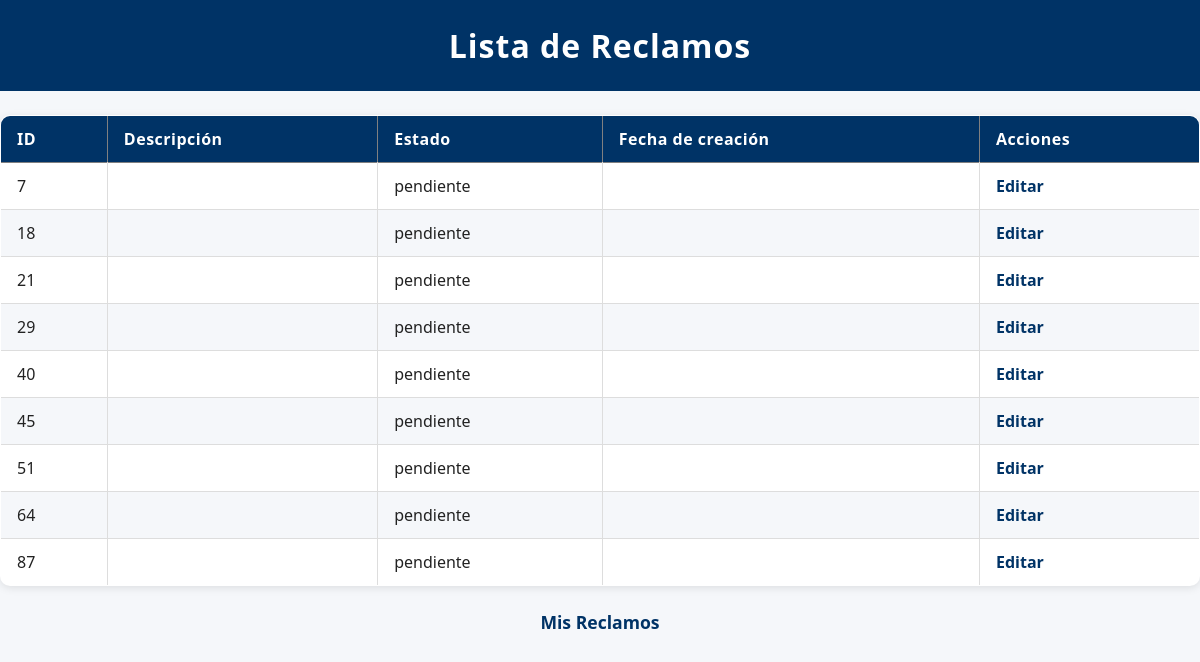
Page /listar_reclamos (signed in) on the earlier database version.
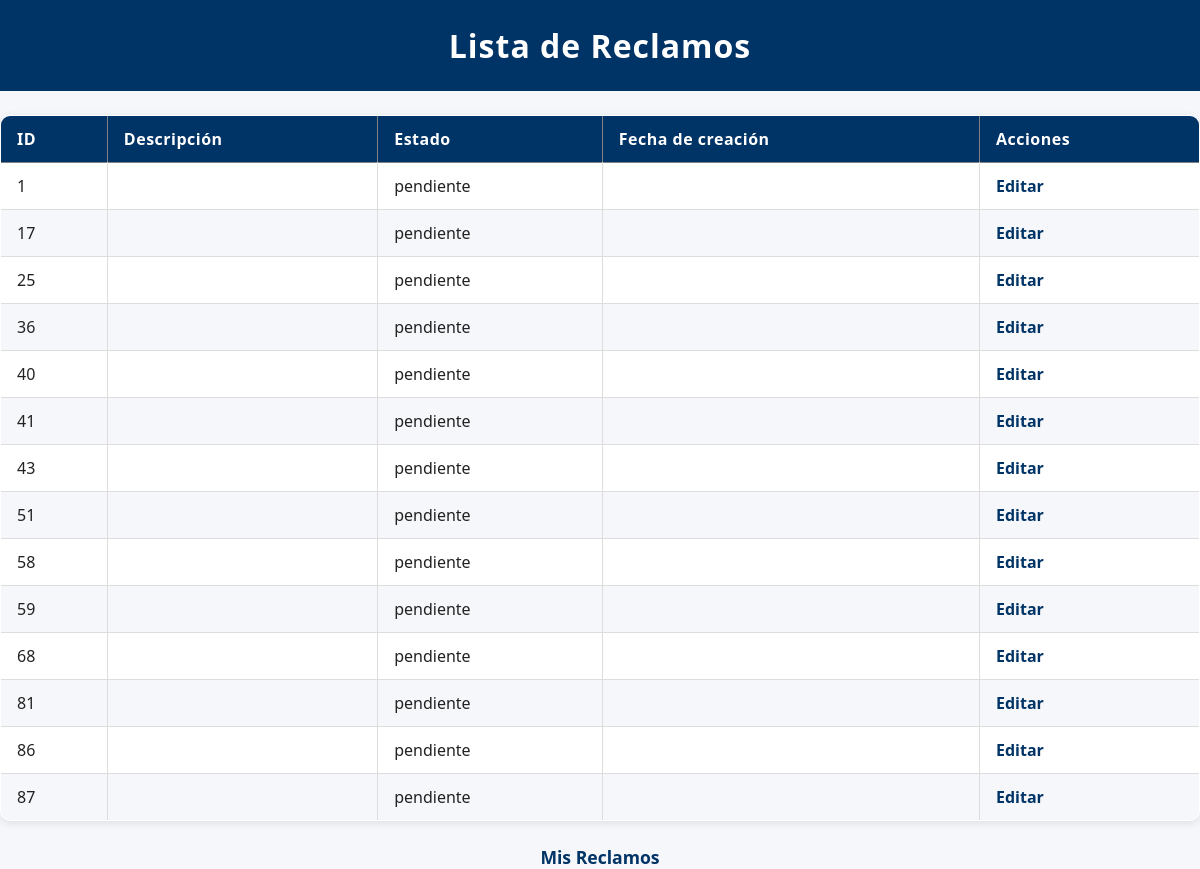
Same page on the later database version.
### modules/modelos.py (models this page shows, shortened)
class Base(DeclarativeBase):
    pass

class ModeloReclamo(Base):
    __tablename__ = 'reclamos'
    id = Column(Integer, primary_key=True)
    estado = Column(String, default="pendiente")
    fecha_hora = Column(DateTime, default=datetime.utcnow)
    contenido = Column(String)
    usuario_id = Column(Integer, ForeignKey('usuarios.id'))
    departamento = Column(String)
    clasificacion = Column(String)
    cantidad_adherentes = Column(Integer, default=1) #Se contabiliza como adherente el usuario que crea el reclamo
    tiempo_estimado = Column(Integer,default=0) #Solo se cambia cuando el reclamo pasa de pendiente -->en proceso
    resuelto_en = Column(Integer,default=None) #Representa la cantidad de días que se tardó en resolver un reclamo
    usuarios = relationship(
        "ModeloUsuario",
        secondary=usuarios_reclamos,
        back_populates="reclamos"
    )
    usuario = relationship("ModeloUsuario", foreign_keys=[usuario_id], backref="reclamos_creados")

### server.py (the view)
@app.route('/listar_reclamos')
@login_required
def listar_reclamos():
    reclamos = repo_reclamos.obtener_todos_los_registros(current_user.id)
    return render_template('listar_reclamos.html', reclamos=reclamos)

### modules/login.py (called while the page is built)
    @property
    def is_authenticated(self):
        return True

### modules/repositorio.py (called while the page is built)
    def obtener_registro_por_filtro(self, campo, valor, campo2=None, valor2=None):
        query = self.__session.query(ModeloUsuario).filter(getattr(ModeloUsuario, campo) == valor)
        if campo2 and valor2:
            query = query.filter(getattr(ModeloUsuario, campo2) == valor2)
        modelo = query.first()
        if modelo:
            return self.__map_modelo_a_entidad(modelo)
        return None

    def __map_modelo_a_entidad(self, modelo: ModeloUsuario):
        return Usuario(
            nombre=modelo.nombre,
            apellido=modelo.apellido,
            email=modelo.email,
            nombre_de_usuario=modelo.nombre_de_usuario,
            contraseña=modelo.contraseña,
            rol=modelo.rol,
            claustro=modelo.claustro,
            id=modelo.id
        )

    def obtener_todos_los_registros(self, usuario_id):
        return self.__session.query(ModeloReclamo).filter_by(usuario_id=usuario_id).all()

### modules/usuarios.py (called while the page is built)
    @property
    def nombre(self):
        return self.__nombre

    @property
    def apellido(self):
        return self.__apellido

    @property
    def rol(self):
        return self.__rol

### templates/listar_reclamos.html (shortened to what this page needs)
<!DOCTYPE html>
<html lang="en">
<head>
    <link rel="stylesheet" href="{{ url_for('static', filename='style.css') }}">
</head>
<body>
    <h1>Lista de Reclamos</h1>
    <table border="1">
        <thead>
            <tr>
                <th>ID</th>
                <th>Descripción</th>
                <th>Estado</th>
                <th>Fecha de creación</th>
                <th>Acciones</th>
            </tr>
        </thead>
        <tbody>
            {% for reclamo in reclamos %}
            <tr>
                <td>{{ reclamo.id }}</td>
                <td>{{ reclamo.descripcion }}</td>
                <td>{{ reclamo.estado }}</td>
                <td>{{ reclamo.fecha_creacion }}</td>
                <td>
                    <a href="{{ url_for('editar_reclamo', reclamo_id=reclamo.id) }}">Editar</a>
                </td>
            </tr>
            {% endfor %}
        </tbody>
    </table>
    <p><a href="{{ url_for('mis_reclamos') }}">Mis Reclamos</a></p>
</body>
</html>

Differences in the rows shown:
no longer on this page (row edited): ModeloReclamo: id "7", estado "pendiente"
no longer on this page (row edited): ModeloReclamo: id "18", estado "pendiente"
no longer on this page (row edited): ModeloReclamo: id "21", estado "pendiente"
no longer on this page (row edited): ModeloReclamo: id "29", estado "pendiente"
no longer on this page (row edited): ModeloReclamo: id "45", estado "pendiente"
no longer on this page (row edited): ModeloReclamo: id "64", estado "pendiente"
now on this page (row edited): ModeloReclamo: id "1", estado "pendiente"
now on this page (row edited): ModeloReclamo: id "17", estado "pendiente"
now on this page (row edited): ModeloReclamo: id "25", estado "pendiente"
now on this page (row edited): ModeloReclamo: id "36", estado "pendiente"
now on this page (row edited): ModeloReclamo: id "41", estado "pendiente"
now on this page (row edited): ModeloReclamo: id "43", estado "pendiente"
now on this page (row edited): ModeloReclamo: id "58", estado "pendiente"
now on this page (row edited): ModeloReclamo: id "59", estado "pendiente"
now on this page (row edited): ModeloReclamo: id "68", estado "pendiente"
now on this page (row edited): ModeloReclamo: id "81", estado "pendiente"
now on this page (row edited): ModeloReclamo: id "86", estado "pendiente"
